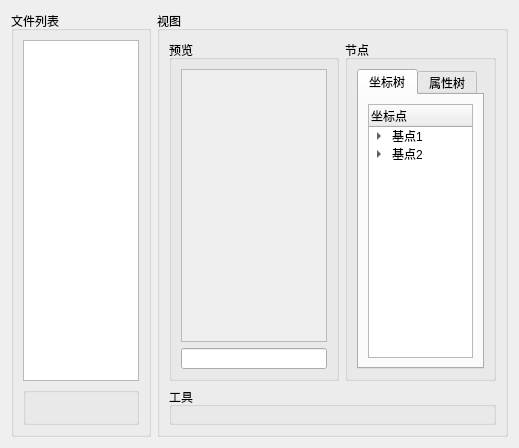
<?xml version="1.0" encoding="UTF-8"?>
<ui version="4.0">
 <class>SCoordinateMeasure</class>
 <widget class="QWidget" name="SCoordinateMeasure">
  <property name="geometry">
   <rect>
    <x>0</x>
    <y>0</y>
    <width>519</width>
    <height>448</height>
   </rect>
  </property>
  <property name="windowTitle">
   <string>Form</string>
  </property>
  <layout class="QGridLayout" name="gridLayout_5" columnstretch="2,5">
   <item row="0" column="0">
    <widget class="QGroupBox" name="groupBox">
     <property name="maximumSize">
      <size>
       <width>300</width>
       <height>16777215</height>
      </size>
     </property>
     <property name="title">
      <string>文件列表</string>
     </property>
     <layout class="QGridLayout" name="gridLayout_4" rowstretch="9,1">
      <item row="1" column="0">
       <widget class="QGroupBox" name="groupBox_6">
        <property name="title">
         <string/>
        </property>
       </widget>
      </item>
      <item row="0" column="0">
       <widget class="SDragListWidget" name="fileListWidget"/>
      </item>
     </layout>
    </widget>
   </item>
   <item row="0" column="1">
    <widget class="QGroupBox" name="groupBox_2">
     <property name="title">
      <string>视图</string>
     </property>
     <layout class="QGridLayout" name="gridLayout_3" rowstretch="9,1" columnstretch="5,2">
      <item row="0" column="1">
       <widget class="QGroupBox" name="groupBox_4">
        <property name="maximumSize">
         <size>
          <width>300</width>
          <height>16777215</height>
         </size>
        </property>
        <property name="title">
         <string>节点</string>
        </property>
        <layout class="QGridLayout" name="gridLayout_6">
         <item row="0" column="0">
          <widget class="QTabWidget" name="tabWidget">
           <property name="currentIndex">
            <number>0</number>
           </property>
           <widget class="QWidget" name="tab">
            <attribute name="title">
             <string>坐标树</string>
            </attribute>
            <layout class="QGridLayout" name="gridLayout_7">
             <item row="0" column="0">
              <widget class="QTreeWidget" name="treeWidget">
               <column>
                <property name="text">
                 <string notr="true">坐标点</string>
                </property>
               </column>
               <item>
                <property name="text">
                 <string>基点1</string>
                </property>
                <item>
                 <property name="text">
                  <string>p1</string>
                 </property>
                </item>
               </item>
               <item>
                <property name="text">
                 <string>基点2</string>
                </property>
                <item>
                 <property name="text">
                  <string>p1</string>
                 </property>
                </item>
                <item>
                 <property name="text">
                  <string>p2</string>
                 </property>
                </item>
               </item>
               <item>
                <property name="text">
                 <string/>
                </property>
               </item>
              </widget>
             </item>
            </layout>
           </widget>
           <widget class="QWidget" name="tab_2">
            <attribute name="title">
             <string>属性树</string>
            </attribute>
           </widget>
          </widget>
         </item>
        </layout>
       </widget>
      </item>
      <item row="0" column="0">
       <widget class="QGroupBox" name="groupBox_5">
        <property name="title">
         <string>预览</string>
        </property>
        <layout class="QGridLayout" name="gridLayout_2">
         <item row="1" column="0">
          <widget class="QLineEdit" name="lineEdit">
           <property name="maximumSize">
            <size>
             <width>16777215</width>
             <height>21</height>
            </size>
           </property>
           <property name="readOnly">
            <bool>true</bool>
           </property>
          </widget>
         </item>
         <item row="0" column="0">
          <widget class="QScrollArea" name="scrollArea">
           <property name="widgetResizable">
            <bool>true</bool>
           </property>
           <widget class="SScrollAreaContentWidget" name="scrollAreaWidgetContents">
            <property name="geometry">
             <rect>
              <x>0</x>
              <y>0</y>
              <width>147</width>
              <height>271</height>
             </rect>
            </property>
            <layout class="QGridLayout" name="gridLayout"/>
           </widget>
          </widget>
         </item>
        </layout>
       </widget>
      </item>
      <item row="1" column="0" colspan="2">
       <widget class="QGroupBox" name="groupBox_3">
        <property name="title">
         <string>工具</string>
        </property>
       </widget>
      </item>
     </layout>
    </widget>
   </item>
  </layout>
 </widget>
 <customwidgets>
  <customwidget>
   <class>SDragListWidget</class>
   <extends>QListWidget</extends>
   <header>Component/UI/SDragListWidget.h</header>
  </customwidget>
  <customwidget>
   <class>SScrollAreaContentWidget</class>
   <extends>QWidget</extends>
   <header>Modules/CoordinateMeasure/sscrollareacontentwidget.h</header>
   <container>1</container>
  </customwidget>
 </customwidgets>
 <resources/>
 <connections/>
</ui>
